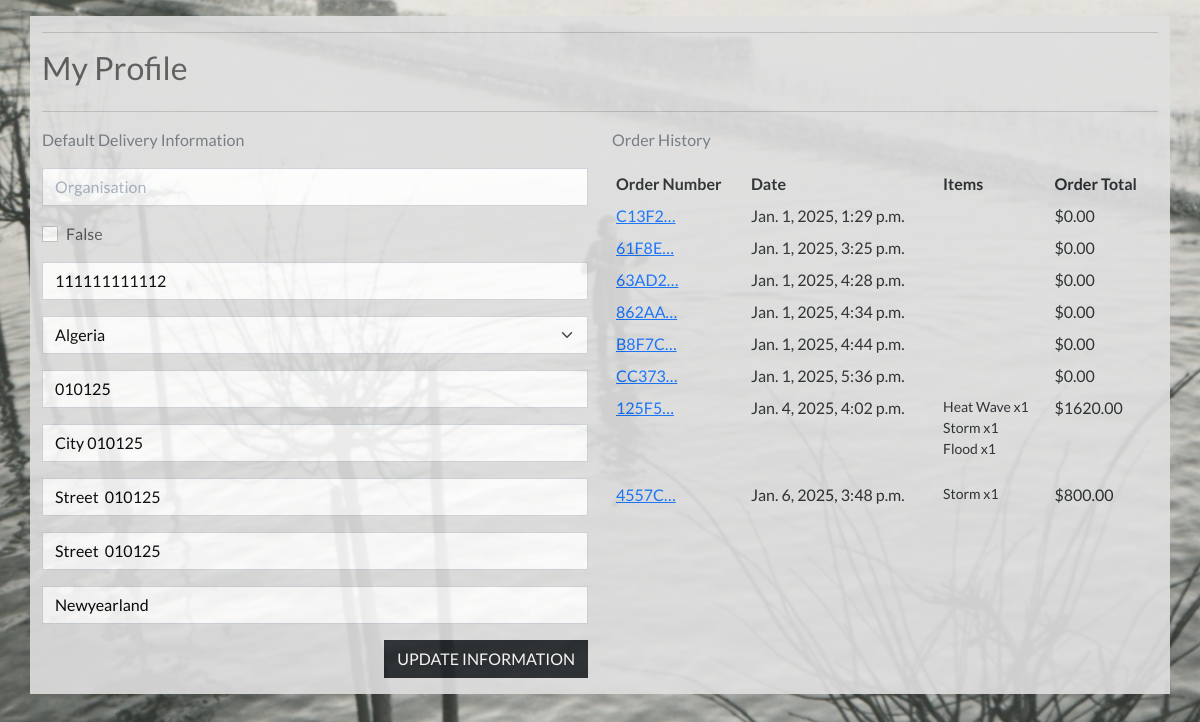
The page /profile/ (signed in) on the database as committed earlier.
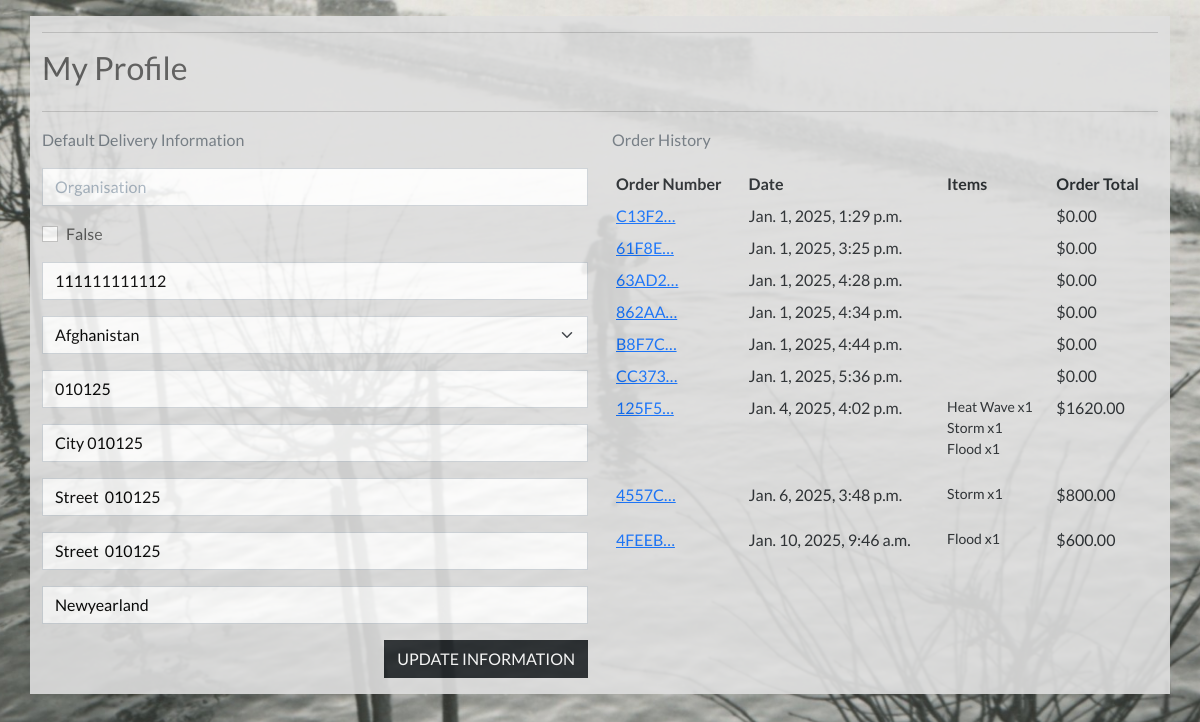
The same page on the database as committed later.
### profiles/models.py (models this page shows, shortened)
class UserProfile(models.Model):
    user = models.OneToOneField(User, on_delete=models.CASCADE)
    default_organisation = models.CharField(max_length=40, null=True, blank=True)
    default_prev_user = models.BooleanField(default=False)
    default_phone_number = models.CharField(max_length=20, null=True, blank=True)
    default_country = CountryField(blank_label='Country *', null=True, blank=True)
    default_postcode = models.CharField(max_length=20, null=True, blank=True)
    default_town_or_city = models.CharField(max_length=40, null=True, blank=True)
    default_street_address1 = models.CharField(max_length=80, null=True, blank=True)
    default_street_address2 = models.CharField(max_length=80, null=True, blank=True)
    default_county = models.CharField(max_length=80, null=True, blank=True)

### checkout/models.py (models this page shows, shortened)
class Order(models.Model):
    order_number = models.CharField(max_length=32, null=False, editable=False)
    user_profile = models.ForeignKey(UserProfile, on_delete=models.SET_NULL,
    null=True, blank=True, related_name='orders')
    full_name = models.CharField(max_length=50, null=False, blank=False)
    email = models.EmailField(max_length=254, null=False, blank=False)
    phone_number = models.CharField(max_length=20, null=False, blank=False)
    country = CountryField(blank_label='Country *', null=False, blank=False)
    postcode = models.CharField(max_length=20, null=True, blank=True)
    town_or_city = models.CharField(max_length=40, null=False, blank=False)
    street_address1 = models.CharField(max_length=80, null=False, blank=False)
    street_address2 = models.CharField(max_length=80, null=True, blank=True)
    county = models.CharField(max_length=80, null=True, blank=True)
    date = models.DateTimeField(auto_now_add=True)
    discount_cost = models.DecimalField(max_digits=6, decimal_places=2, null=False, default=0)
    order_total = models.DecimalField(max_digits=10, decimal_places=2, null=False, default=0)
    grand_total = models.DecimalField(max_digits=10, decimal_places=2, null=False, default=0)
    original_bag = models.TextField(null=False, blank=False, default='')
    stripe_pid = models.CharField(max_length=254, null=False, blank=False, default='')

class OrderLineItem(models.Model):
    order = models.ForeignKey(Order, null=False, blank=False, on_delete=models.CASCADE, related_name='lineitems')
    product = models.ForeignKey(Category, null=False, blank=False, on_delete=models.CASCADE)
    quantity = models.IntegerField(null=False, blank=False, default=0)
    starting_date = models.CharField(max_length=100, null=True, blank=True)
    lineitem_total = models.DecimalField(max_digits=6, decimal_places=2, null=False, blank=False, editable=False)

### products/models.py (models this page shows, shortened)
class Category(models.Model):
    name = models.CharField(max_length=50)
    friendly_name = models.CharField(max_length=100)
    difficulty_level = models.CharField(max_length=50)
    credits = models.IntegerField()
    number_of_lectures = models.IntegerField()
    est_time = models.IntegerField()
    short_description = models.TextField(max_length=255)
    long_description = models.TextField(max_length=1000)
    test = models.BooleanField(default=False)
    logo = models.ImageField(upload_to='logos/', null=True, blank=True)
    price = models.IntegerField(null=True, blank=True)
    starting_date = models.CharField(max_length=100, null=True, blank=True)

### profiles/views.py (the view)
# urls.py: path('profile/', include('profiles.urls')),
def profile(request):
    profile = get_object_or_404(UserProfile, user=request.user)
    if request.method == 'POST':
        form = UserProfileForm(request.POST, instance=profile)
        if form.is_valid():
            form.save()
            messages.success(request, 'Profile updated successfully')
        else:
            messages.error(request, 'Update failed. Please ensure the form is valid')
    else:
        form = UserProfileForm(instance=profile)
    orders = profile.orders.all
    template = 'profiles/profile.html'
    context = {
        'form': form,
        'orders': orders,
        'on_profile_page': True
    }
    return render(request, template, context)

### products/context_processors.py (called while the page is built)
def categories_processor(request):
    return {"categories": Category.objects.all()}

### profiles/templates/profiles/profile.html (shortened to what this page needs)
{% extends "base.html" %}
{% load static %}
{% block extra_css %}
<link rel="stylesheet" href="{% static 'profiles/css/profile.css' %}">
{% endblock %}
{% block content %}
<div class="overlay"></div>
<div class="container mt-3 mb-3">
    <div class="row">
        <div class="col">
            <hr>
            <h2 class="logo-font mb-4">My Profile</h2>
            <hr>
        </div>
    </div>
    <div class="row">
        <div class="col-12 col-lg-6">
            <p class="text-muted">Default Delivery Information</p>
            <form class="mt-3" action="{% url 'profile' %}" method="POST" id="profile-update-form">
                {{ form|crispy }}
                <button class="btn btn-dark rounded-0 text-uppercase float-end mb-3">Update Information</button>
            </form>
        </div>
        <div class="col-12 col-lg-6">
            <p class="text-muted">Order History</p>
            <div class="order-history table-responsive">
                <table class="table table-sm table-borderless">
                    <thead>
                        <tr>
                            <th>Order Number</th>
                            <th>Date</th>
                            <th>Items</th>
                            <th>Order Total</th>
                        </tr>
                    </thead>
                    <tbody>
                        {% for order in orders %}
                        <tr>
                            <td>
                                <a href="{% url 'order_history' order.order_number %}" title="{{ order.order_number }}">
                                    {{ order.order_number|truncatechars:6 }}
                                </a>
                            </td>
                            <td>{{ order.date }}</td>
                            <td>
                                <ul class="list-unstyled">
                                    {% for item in order.lineitems.all %}
                                    <li class="small">
                                        {{ item.product.name }} x{{ item.quantity }}
                                    </li>
                                    {% endfor %}
                                </ul>
                            </td>
                            <td>${{ order.grand_total }}</td>
                        </tr>
                        {% endfor %}
                    </tbody>
                </table>
            </div>
        </div>
    </div>
    {% endblock %}
    {% block postloadjs %}
    {{ block.super }}
    {% endblock %}

### templates/base.html (shortened to what this page needs)
{% load static %}
<!doctype html>
<html lang="en">
<head>
  {% block corecss %}
  <link href="https://cdn.jsdelivr.net/npm/bootstrap@5.0.2/dist/css/bootstrap.min.css" rel="stylesheet"
>
  <link rel="stylesheet" href="{% static 'css/base.css' %}">
  <link href="https://cdn.jsdelivr.net/npm/bootstrap-icons/font/bootstrap-icons.css" rel="stylesheet">
  {% endblock %}
  {% block extra_css %}
  {% endblock %}
</head>
<body>
  {% block content %}
  {% endblock %}
  {% block postloadjs %}
  </div>
  {% endblock %}
</body>
</html>

### static/css/base.css (style rules this page uses)
html { height: 100%; }
body { background: url('/media/cover_photo.jpg') no-repeat center center fixed; background-size: cover; height: calc(100vh - 164px); color: #555; font-family: 'Lato'; }
.overlay { height: 100%; width: 100%; top: 0; left: 0; position: fixed; opacity: 0.2; z-index: -1; }
.container { background-color: rgb(223, 223, 223); opacity: 0.9; }

### profiles/static/profiles/css/profile.css (style rules this page uses)
.order-history { max-height: 416px; overflow-y: auto; }
#profile-update-form .form-control { color: #000; }
#profile-update-form input::placeholder { color: #aab7c4; }
#id_default_country, #id_default_country option:not(:first-child) { color: #000; }

Rows that differ between the two databases and show on the page:
changed UserProfile "City 010125": default_country "Algeria" → "Afghanistan"
added Order: order_number "4FEEB…", date "Jan. 10, 2025, 9:46 a.m.", grand_total "600.00"
added OrderLineItem: product.name "Flood", quantity "1", shown under "4FEEB…"
